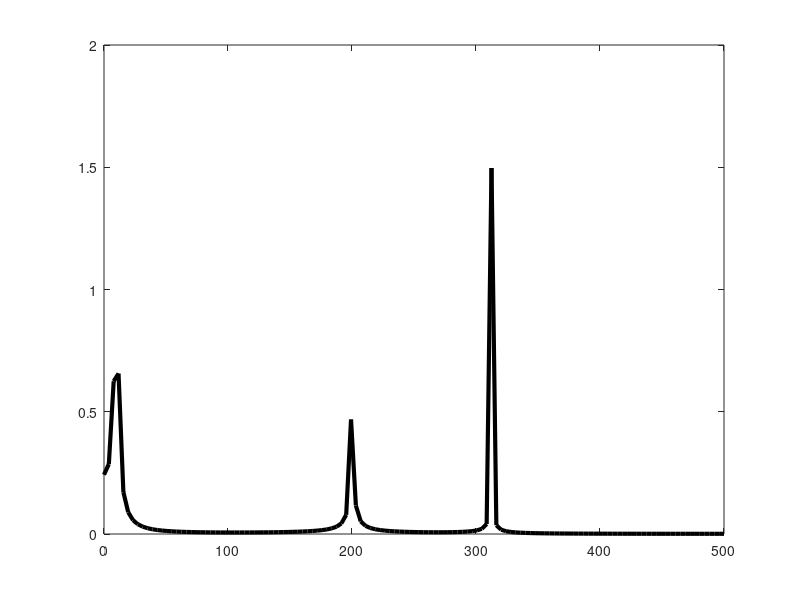

Source code (MATLAB): (Note: this script raises an error after producing the figure.)
%RADIX-2 FFT implementation ported to Octave from
%https://github.com/nesl/renderScriptFFT
%The above renderscript chokes on apis 18 to 23. I'm trying to figure
%out how to implement it with a different foreach call...
close all;
fclose all;
clear all;
clc;

addpath('functions');
sFreq = 1000;
%t = ([1:2^12]-1)./sFreq;
t = ([1:2^8]-1)./sFreq;
signal = sin(2*pi*10*t)+0.5*sin(2*pi*200*t)+1.5*sin(2*pi*312.4*t);
tic
fftSignal = abs(fft(signal));
toc;
amp = fftSignal/(length(fftSignal)/2);
amp = amp(1:((length(amp)/2)+1));
freq = linspace(0,sFreq/2,length(amp));
fh = figure;
plot(freq,amp,'k-','linewidth',3);

hold on;

tic
r2FFT = radix2fft(signal);
toc
%keyboard;
r2FFT = abs(r2FFT);
ramp = r2FFT/(length(r2FFT)/2);
ramp = ramp(1:((length(ramp)/2)+1));

%keyboard;
plot(freq,ramp,'b-.','linewidth',3);

if 1
	tic
	naiveFFT = naive_fft(signal);
	toc
	naiveFFT = abs(naiveFFT);
	namp = naiveFFT/(length(naiveFFT)/2);
	namp = namp(1:((length(namp)/2)+1));

	plot(freq,amp,'r--','linewidth',3);
end

waitfor(fh);
